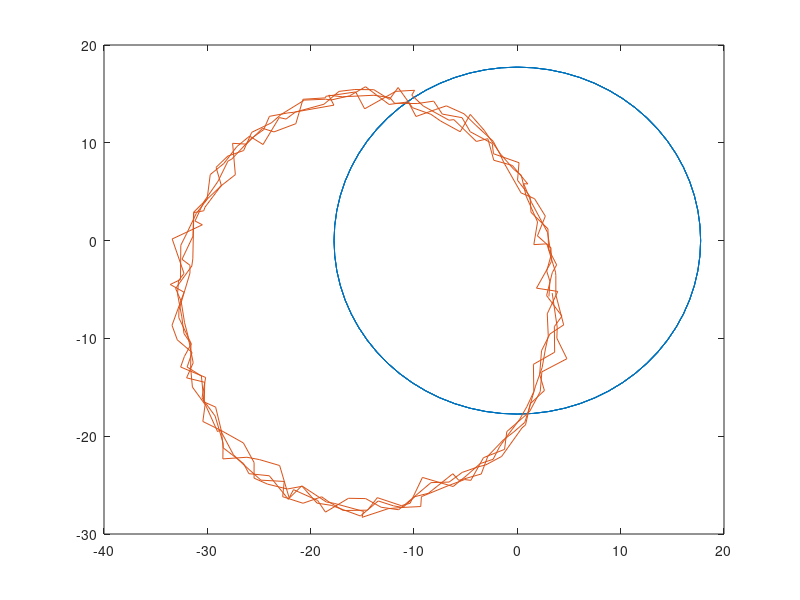
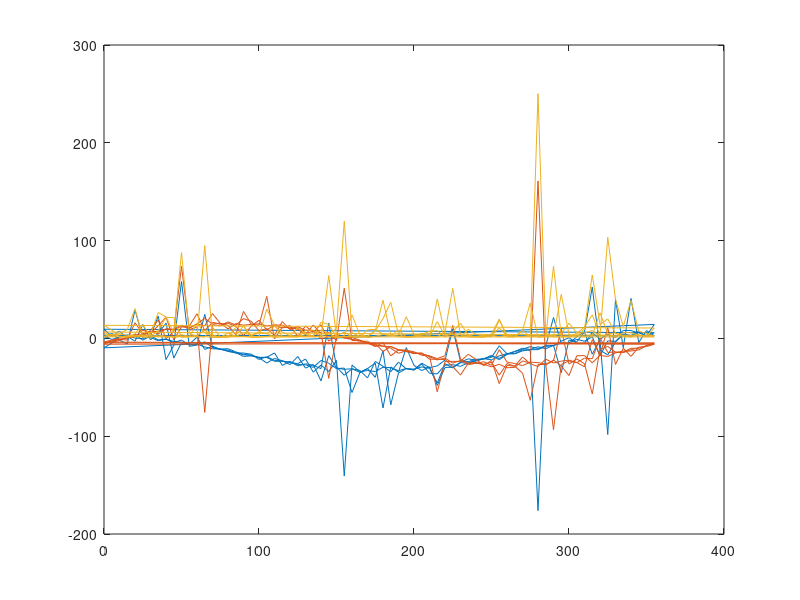
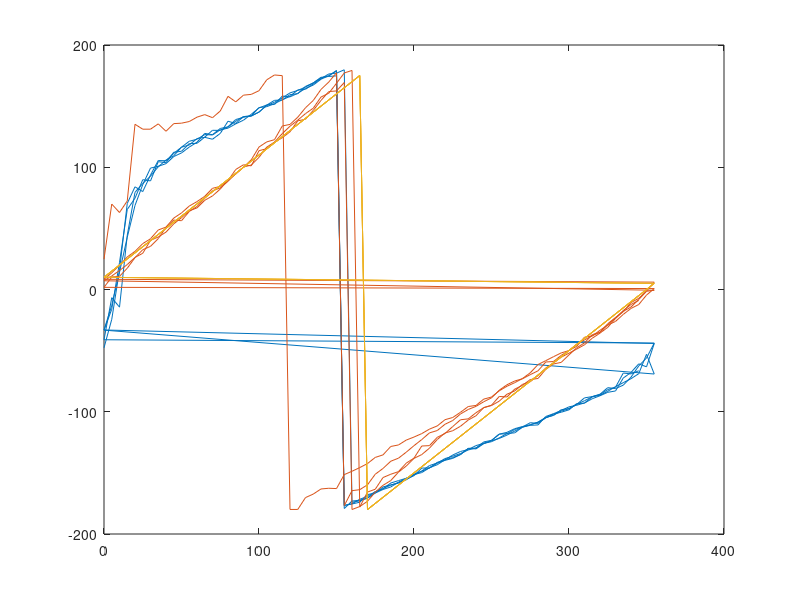
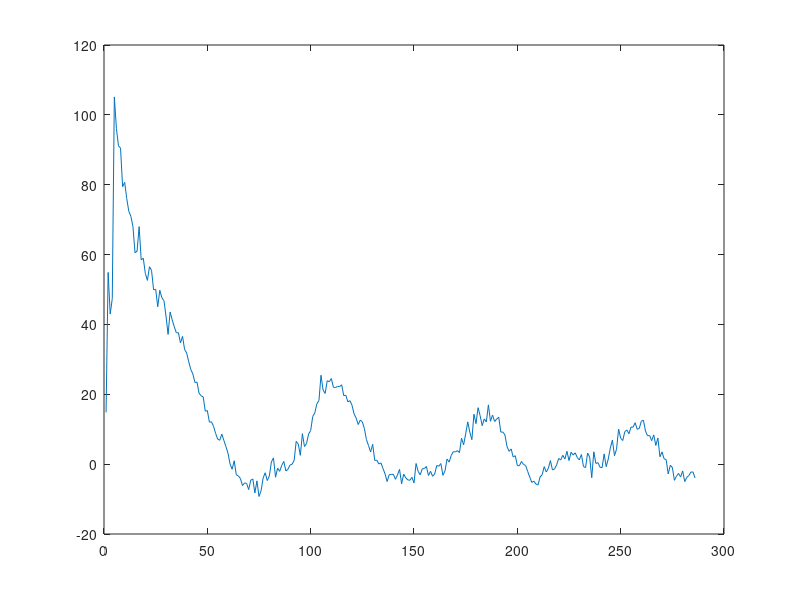

Reproduce these figures in MATLAB, in order.
disp("Magnetometer Simulation")

close all
clear all
#function [centerX, centerY] = circ_middle(x1,y1,x2,y2,x3,y3)
#  yDelta_a = y2-y1
#  xDelta_a = x2-x1
#  yDelta_b = y3-y2
#  xDelta_b = x3-x2
#  centerX = 0
#  centerY = 0
#  aSlope = yDelta_a/xDelta_a
#  bSlope = yDelta_b/yDelta_b
#  centerX = (aSlope*bSlope*(y1 - y3) + bSlope*(x1+x2) - aSlope*(x2 + x3) ) ...
#                   / (2*(bSlope - aSlope))
#  centerY = -1*( centerX - (x1+x2)/2 )/aSlope + (y1+y2)/2
#end

function [centerX, centerY,r] = circ_middle(x1,y1,x2,y2,x3,y3)
  A = x1*(y2-y3) - y1*(x2-x3) + x2*y3 - x3*y2;
  sq1 = (x1*x1 + y1*y1);
  sq2 = (x2*x2 + y2*y2);
  sq3 = (x3*x3 + y3*y3);
  B = sq1*(y3-y2) + sq2*(y1-y3) + sq3*(y2-y1);
  C = sq1*(x2-x3) + sq2*(x3-x1) + sq3*(x1-x2);
  D = sq1*(x3*y2-x2*y3) + sq2*(x1*y3-x3*y1) + sq3*(x2*y1-x1*y2);
  centerX = -1*B/(2*A);
  centerY = -1*C/(2*A);
  r = sqrt((B*B + C*C - 4*A*D)/(4*A*A));
end



#[x,y] = circ_middle2(2*cos(1),2*sin(1),0,2,-2,0)
#[x,y] = circ_middle2(1,1,2,4,5,3) # s/b (3,2)


h = [ 17.739; 0.004; 51724];
hHorz = h(1:2,:)
hMagTrue = sqrt(hHorz'*hHorz);
noise = 0.5;

B = 10*randn(2,1)
S = 1+0.1*randn(2,1)

 
samples = [0:5:360*4];
samples = mod(samples,360);
nSamples = length(samples);
samplesRad = deg2rad(samples);
cMatrix = cos(samplesRad);
sMatrix = sin(samplesRad);
hTrue = zeros(2,nSamples);
hMeas = zeros(2,nSamples);
measNoise = noise*randn(2,nSamples);
 
for s = 1:length(samples),
   att = [ cMatrix(s) -1*sMatrix(s); sMatrix(s) cMatrix(s) ];
   hTrue(:,s) = att*hHorz;
   hMeas(:,s) = diag(S)*(hTrue(:,s)+B+measNoise(:,s));
end

plot(hTrue(1,:),hTrue(2,:))
hold on
plot(hMeas(1,:),hMeas(2,:))

for s = 1:length(samples)-3,
   [cx(s),cy(s),r(s)] = circ_middle(hMeas(1,s),hMeas(2,s),hMeas(1,s+1),hMeas(2,s+1),hMeas(1,s+2),hMeas(2,s+2));
   angTrue(s) = rad2deg(atan2(hTrue(2,s+2),hTrue(1,s+2)));
   angMeas(s) = rad2deg(atan2(hMeas(2,s+2),hMeas(1,s+2)));
   cxEst = mean(cx);
   cyEst = mean(cy);
   angCalRad = atan2(hMeas(2,s+2)-cyEst,hMeas(1,s+2)-cxEst);
   angCal(s) = rad2deg(angCalRad);
   rx(s) = r(s)*cos(angCalRad);
   ry(s) = r(s)*sin(angCalRad);
   rxTrue(s) = hMagTrue*cos(angCalRad);
   ryTrue(s) = hMagTrue*sin(angCalRad);
   sfX(s) = rxTrue/rx;
   sfY(s) = ryTrue/ry;
   sfXest(s) = mean(sfX);
   sfYest(s) = mean(sfY);
   angCalRad = atan2(sfYest(s)*(hMeas(2,s+2)-cyEst),sfXest(s)*(hMeas(1,s+2)-cxEst));
   #angCal(s) = rad2deg(angCalRad);
   
   error(s) = angCal(s) - angTrue(s);
   #[cx(s),cy(s),r(s)] = circ_middle(hTrue(1,s),hTrue(2,s),hTrue(1,s+1),hTrue(2,s+1),hTrue(1,s+2),hTrue(2,s+2));
end

#error = angCal-samples(3:end-1);
idx = error > 180;
error(idx) = error(idx)-360;
idx = error < -180;
error(idx) = error(idx)+360;

figure
plot(samples(1:end-3),cx,samples(1:end-3),cy,samples(1:end-3),r)
figure
plot(samples(1:end-3),angMeas,samples(1:end-3),angCal,samples(1:end-3),angTrue)
figure
plot(error)

 
 